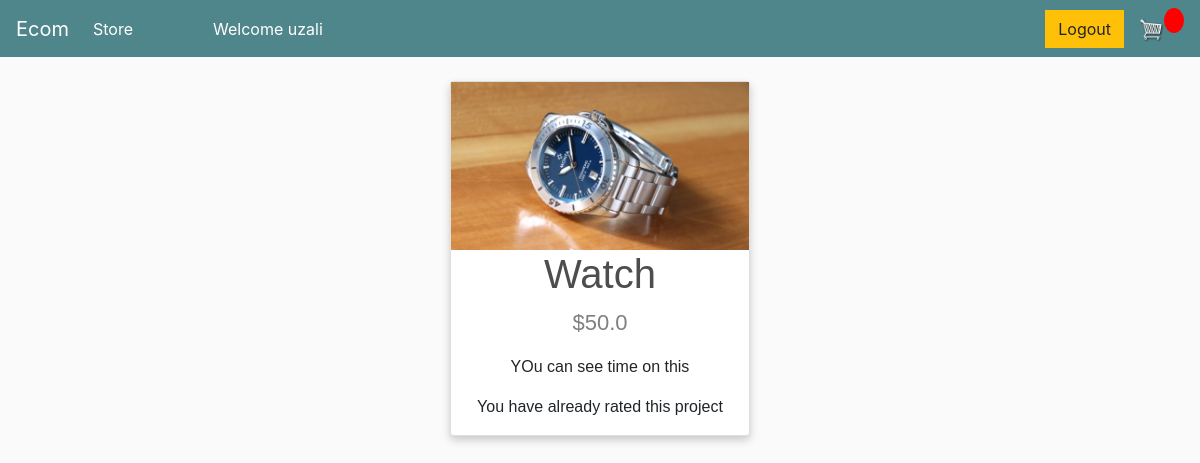
Screenshot of /rate/1 (signed in) with the database file from the repository.
### store/models.py (models this page shows, shortened)
class Product(models.Model):
    name=models.CharField(max_length=200)
    price=models.FloatField()
    digital=models.BooleanField(default=False, null=True, blank=True)
    image=models.ImageField(null=True, blank=True)
    description=models.TextField(null=True, blank=True)
    @property
    def imageURL(self):
        try:
            url=self.image.url
        except:
            url=''
        return url

### store/views.py (the view, shortened to what this page needs)
# urls.py: path('rate/<str:pk>',views.rate, name='rate'),
def rate(request, pk):
    product=Product.objects.filter(id=pk)
    customer=request.user.customer
    already_Rated=False
    ratings=Rating.objects.filter(customer=customer, product=product[0])
    if(len(ratings)!=0):
        already_Rated=True
    if(len(product)==0):
        return redirect('store:store')
    context={'product':product[0], 'already_rated':already_Rated}
    return render(request, 'store/rate.html', context)

### store/templates/store/rate.html (shortened to what this page needs)
{% extends 'store/main.html' %}
{% load static %}
{% block content %}
<div class="card">
    <img src="{{product.imageURL}}" alt="{{product.name}}" style="width:100%">
    <h1>{{product.name}}</h1>
    <p class="price">${{product.price}}</p>
    <p>{{product.description}}</p>
    <form action="" method="POST">
    {% if already_rated %}
        <p>You have already rated this project</p>
      {% endif %}
  </div>
  {% endblock content %}

### store/templates/store/main.html (shortened to what this page needs)
<!DOCTYPE html>
{% load static %}
<html>
<head>
	<link rel="stylesheet" href="https://stackpath.bootstrapcdn.com/bootstrap/4.4.1/css/bootstrap.min.css">
	<link rel="stylesheet" type="text/css" href="{% static 'css/main.css' %}">
</head>
<body>
	<nav class="navbar navbar-expand-lg navbar-dark bg-dark">
	  <a class="navbar-brand" href="{% url 'store:store' %}">Ecom</a>
	  <div class="collapse navbar-collapse" id="navbarSupportedContent">
	    <ul class="navbar-nav mr-auto">
	      <li class="nav-item active">
			<a class="nav-link" href="{% url 'store:store' %}">Store <span class="sr-only">(current)</span></a>
		  </li>
		  <li class="nav-item active">
			<a class="nav-link"><span class="sr-only">(current)</span></a>
		  </li>
		  <li class="nav-item active">
			<a class="nav-link"><span class="sr-only">(current)</span></a>
		  </li>
		  <li class="nav-item active">
			<a class="nav-link"><span class="sr-only">(current)</span></a>
		  </li>
		  <li class="nav-item active">
			<a class="nav-link"><span class="sr-only">(current)</span></a>
		  </li>
		  <li class="nav-item active">
			<a class="nav-link">Welcome {{request.user}} <span class="sr-only">(current)</span></a>
	      </li>
	    </ul>
	    <div class="form-inline my-2 my-lg-0">
	     	<a href="{% url 'store:logout' %}"class="btn btn-warning">Logout</a>
	     	<a href="{% url 'store:cart' %}">
	    		<img  id="cart-icon" src="{% static 'images/cart.png' %}">
	    	</a>
	    	<p id="cart-total">{{cartItems}}</p>
	    </div>
	  </div>
	</nav>
     <div class="container">
            <br>
            {% block content %}
            {% endblock content %}
         </div>
</body>
</html>

### static/css/main.css (style rules this page uses)
body { background-color: hsl(0, 0%, 98%); }
h1,h2,h3,h4,h5,h6 { color:hsl(0, 0%, 30%); }
.bg-dark { background-color: #4f868c!important; }
#cart-icon { width:25px; display: inline-block; margin-left: 15px; }
#cart-total { display: block; text-align: center; color:#fff; background-color: red; width: 20px; height: 25px; border-radius: 50%; font-size: 14px; }
.btn { border-radius: 0; }

### store/templates/store/main.html (style rules this page uses)
body { background-color: hsl(0, 0%, 98%); }
h1,h2,h3,h4,h5,h6 { color:hsl(0, 0%, 30%); }
.bg-dark { background-color: #4f868c!important; }
#cart-icon { width:25px; display: inline-block; margin-left: 15px; }
#cart-total { display: block; text-align: center; color:#fff; background-color: red; width: 20px; height: 25px; border-radius: 50%; font-size: 14px; }
.btn { border-radius: 0; }

### store/templates/store/rate.html (style rules this page uses)
.card { box-shadow: 0 4px 8px 0 rgba(0, 0, 0, 0.2); max-width: 300px; margin: auto; text-align: center; font-family: arial; }
.price { color: grey; font-size: 22px; }
* { margin: 0; padding: 0; }

### rows the page displays
Product: imageURL (picture), name "Watch", price "50.0", description "YOu can see time on this"

### other values shown
{{ request.user }} "uzali"
